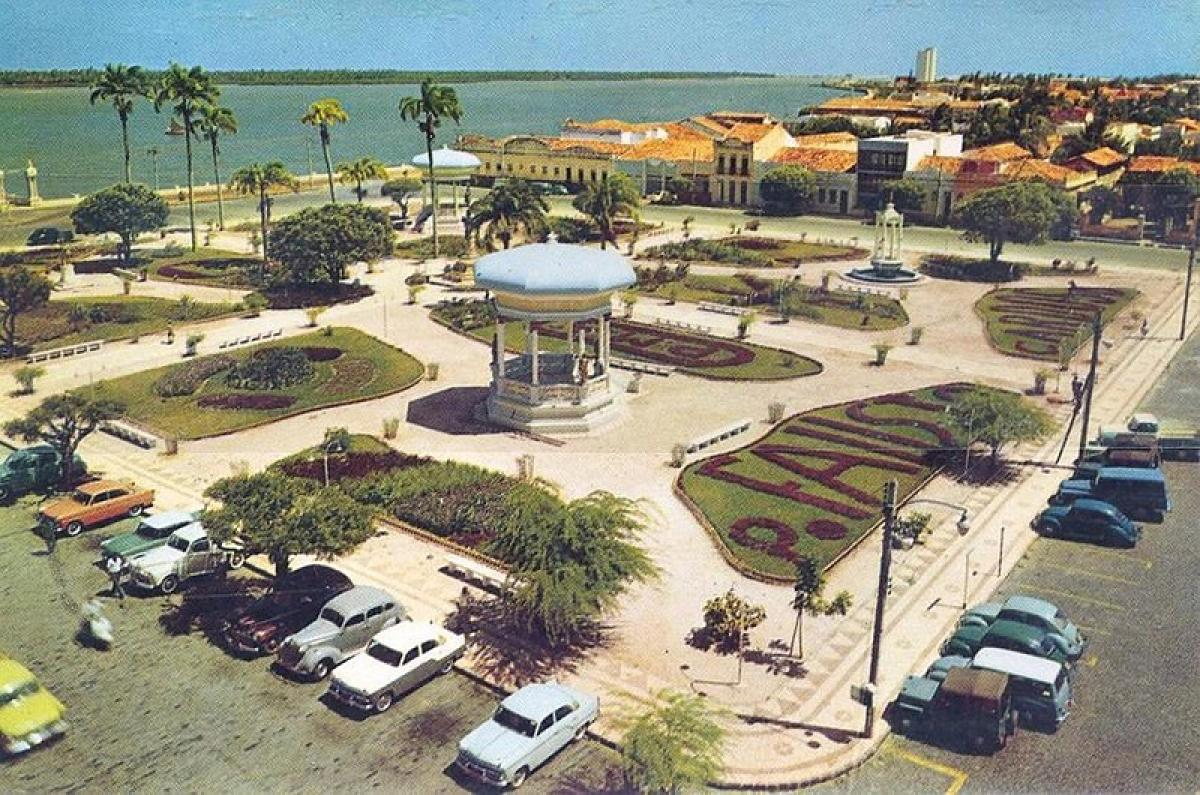
#> input picture sample_image.jpg, 1200 x 795 px
$ python client_http.py
#> lines starting #> are read from the running program, lines starting #| are printed output that depends on the picture
#> further down, original_image is the input picture: shape (795, 1200, 3); mean B, G, R 126.9, 143.3, 144.6
import requests
from PIL import Image
import time
import statistics
import cv2
import numpy as np
import json

# Configuration
image_path = 'sample_image.jpg'
url = 'http://localhost:8000/v2/models/yolov4/versions/1/infer'
num_requests = 10


def image_preprocess(image, target_size, gt_boxes=None):
    ih, iw = target_size
    h, w, _ = image.shape
#> h = 795; w = 1200

    scale = min(iw/w, ih/h)
#> scale = 0.347
    nw, nh = int(scale * w), int(scale * h)
#> nw = 416; nh = 275
    image_resized = cv2.resize(image, (nw, nh))
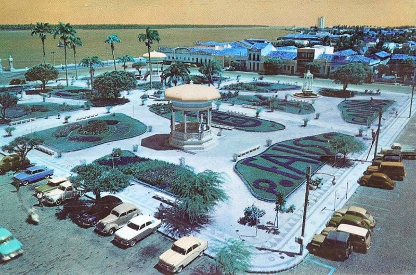
#> image_resized: shape (275, 416, 3); mean of channels 0, 1, 2 144.5, 143.2, 126.8; drawn as B, G, R

    image_padded = np.full(shape=[ih, iw, 3], fill_value=128.0)
    dw, dh = (iw - nw) // 2, (ih-nh) // 2
#> dw = 0; dh = 70
    image_padded[dh:nh+dh, dw:nw+dw, :] = image_resized
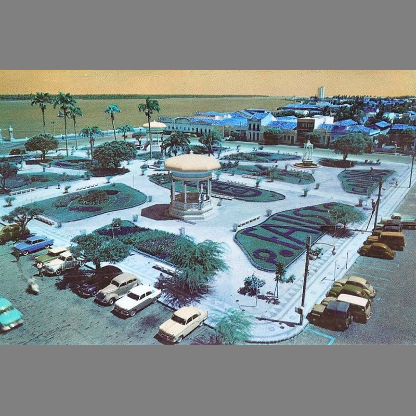
#> image_padded: shape (416, 416, 3) float64; mean of channels 0, 1, 2 138.9, 138.1, 127.2; drawn as B, G, R
    image_padded = image_padded / 255.

    if gt_boxes is None:
        return image_padded

    else:
        gt_boxes[:, [0, 2]] = gt_boxes[:, [0, 2]] * scale + dw
        gt_boxes[:, [1, 3]] = gt_boxes[:, [1, 3]] * scale + dh
        return image_padded, gt_boxes


def evaluate_performance(image_data):
    timings = []

    headers = {'Content-type': 'application/json', 'Accept': 'text/plain'}
    body = {
            "inputs": [
                {
                    "name": "input_1:0",
                    "shape": [1, 416, 416, 3],
                    "datatype": "FP32",
                    "data": image_data
                }
            ]
        }

    for _ in range(num_requests):
        # Measure time taken to send request and receive response
        start_time = time.time()
        response = requests.post(url, headers=headers, json=body)
        end_time = time.time()

        # Record the elapsed time
        elapsed_time = end_time - start_time
        timings.append(elapsed_time)

        # Print the server's response for each request
        print(f"Response: {response.status_code}, Time: {elapsed_time:.4f} seconds")

    return timings


#preprocess data
input_size = 416

original_image = cv2.imread(image_path)
original_image = cv2.cvtColor(original_image, cv2.COLOR_BGR2RGB)
original_image_size = original_image.shape[:2]

image_data = image_preprocess(np.copy(original_image), [input_size, input_size])
image_data = image_data[np.newaxis, ...].astype(np.float32)

# Evaluate performance
#> (the run stopped early here; a loop or call above may not have finished)
